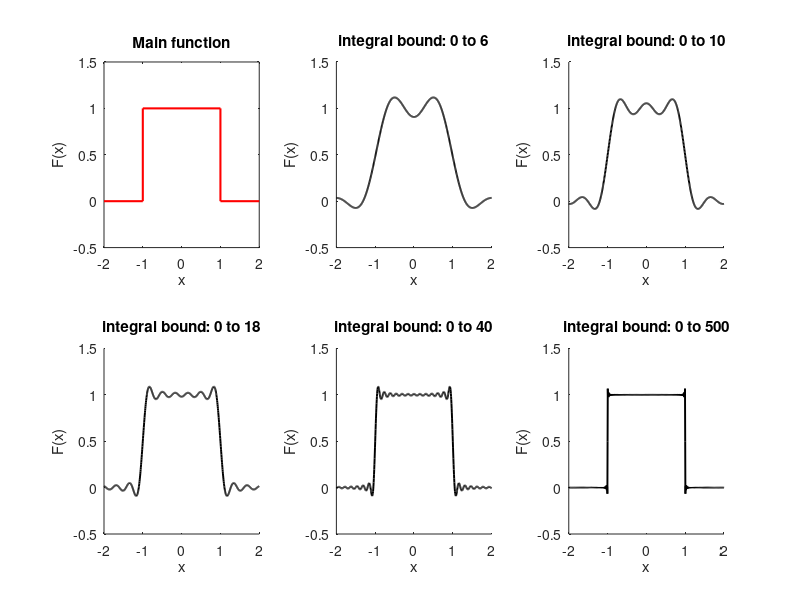
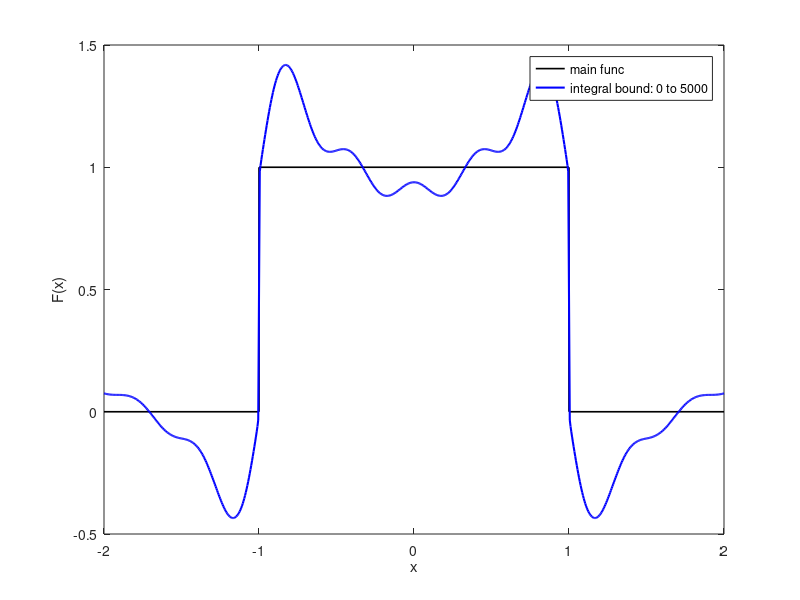

Source code (MATLAB) for these figures, in order:
clc;
clear;
close all;
% By Hamidreza Sanati Ghazani
% Stu_id : 140051411058
% Tel_id : @hamid_sg
% Email  : hamidrezaghazani1382@gmail.com

%%
tic;
x = -2:0.005:2;
k =4;
f = @(w) 2/pi*(sin(w)/w)*cos(w.*x);
x1 = [-2,-1,-1,1,1,2]; 
y1 = [0,0,1,1,0,0];

figure(1)
subplot(2,3,1)
plot(x1,y1,'r','linewidth',1.5);
axis([-2,2,-0.5,1.5])
ylabel('F(x)');xlabel('x');
title('Main function')

subplot(2,3,2)
hold on;
f2 = integral(f ,0, 6 ,'arrayvalued',true);
plot(x,f2,'k','linewidth',1.4)
axis([-2,2,-0.5,1.5])
ylabel('F(x)');xlabel('x');
title('integral bound: 0 to 6')

subplot(2,3,3)
hold on;
f2 = integral(f ,0, 10 ,'arrayvalued',true);
plot(x,f2,'k','linewidth',1.4)
axis([-2,2,-0.5,1.5])
ylabel('F(x)');xlabel('x');
title('integral bound: 0 to 10')

subplot(2,3,4)
hold on;
f2 = integral(f ,0, 18 ,'arrayvalued',true);
plot(x,f2,'k','linewidth',1.4)
axis([-2,2,-0.5,1.5])
ylabel('F(x)');xlabel('x');
title('integral bound: 0 to 18')

subplot(2,3,5)
hold on;
f2 = integral(f ,0, 40 ,'arrayvalued',true);
plot(x,f2,'k','linewidth',1.4)
axis([-2,2,-0.5,1.5])
ylabel('F(x)');xlabel('x');
title('integral bound: 0 to 40')

subplot(2,3,6)
hold on;
f2 = integral(f ,0, 500 ,'arrayvalued',true);
plot(x,f2,'k','linewidth',1.4)
axis([-2,2,-0.5,1.5])
ylabel('F(x)');xlabel('x');
title('integral bound: 0 to 500')

figure(2)
plot(x1,y1,'k','linewidth',1.2);
hold on;
f2 = integral(f ,0, 5000 ,'arrayvalued',true);
plot(x,f2,'b','linewidth',1.5)
axis([-2,2,-0.5,1.5])
ylabel('F(x)');xlabel('x');
legend('main func','integral bound: 0 to 5000');
toc;
